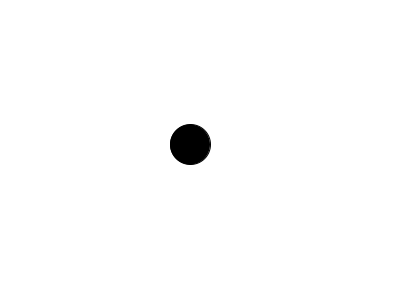
Frame 1 (no input)
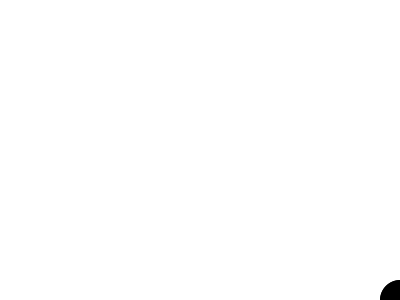
Frame 60 (the mouse pressed at the canvas centre just before this capture)
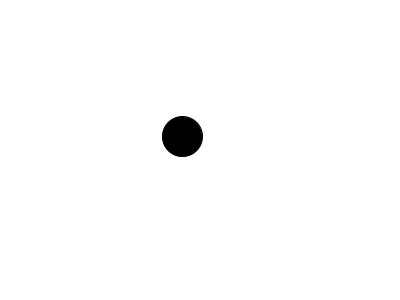
Frame 120 (the mouse held since frame 60 and released just before this capture)

The Processing sketch that drew these frames (run headless with seeded random() and noise(); from frame 60 on, the mouse is pressed at the canvas centre):

// Processing sketch: Bounce_Ball_1_4
// ── Bounce_Ball_1_4.pde
Ball b;

void setup(){
  size(400,300);
  b = new Ball();
}

void draw(){
  background(255);
  b.move();
  b.bounce();
  b.display(); 
}
// ── Ball.pde
class Ball{
  PVector location;
  PVector velocity;
  PVector acceleration;
  
  Ball(){
    location = new PVector(width/2,height/2);
    velocity = new PVector(0,2);
    acceleration = new PVector(0.01,0);
  }
  
  void move(){
    PVector mouse = new PVector(mouseX,mouseY);
    mouse.sub(location);
    //mouse.setMag(.5);
    mouse.mult(.05);
    acceleration = mouse;
    //acceleration = PVector.random2D();  
    
    
    velocity.add(acceleration);
    location.add(velocity);
    velocity.limit(5);
  }
   
  void bounce(){
    if (location.x > width) location.x = 0;
    if (location.x < 0) location.x = width;
    if (location.y > height) location.y = 0;
    if (location.y < 0) location.y = height;
  }
  
  void display(){
    fill(0);
    ellipse(location.x,location.y,40,40);
  }
}
